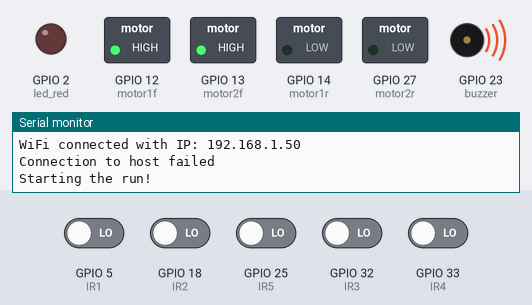
This sketch was run on a simulated ESP32. On the bench: switched loads named in the sketch (green lamp = pin HIGH), output pins drawn as LEDs (lit = HIGH), buzzer (waves = sounding, pin HIGH), the last lines printed to the serial monitor. Inputs (shaded band) come from the test bench; at power-on: GPIO 5 (IR1), GPIO 18 (IR2), GPIO 25 (IR5), GPIO 32 (IR3), GPIO 33 (IR4) LOW. WiFi joins after 1.5 s; servers stay silent unless stated.

Above: at 4.1 s.
4.2 s: GPIO 5 (IR1) driven HIGH
At 5.3 s:
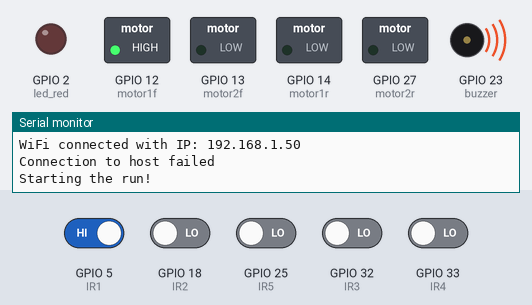
5.7 s: GPIO 18 (IR2) driven HIGH
At 6.4 s:
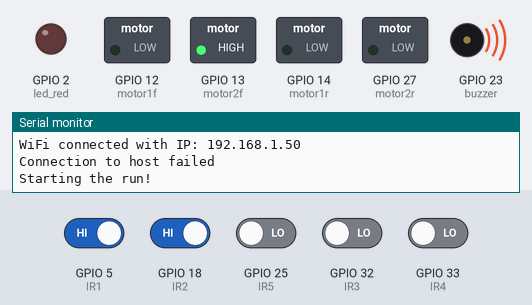
7.2 s: GPIO 18 (IR2) driven LOW
At 7.5 s:
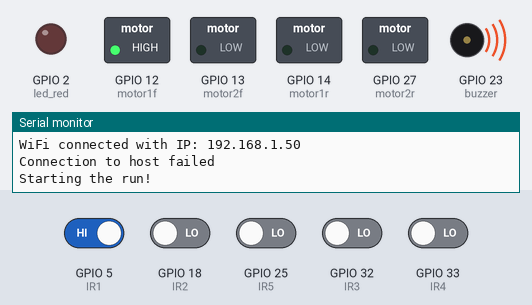
8.7 s: GPIO 5 (IR1) driven LOW
At 9.9 s:
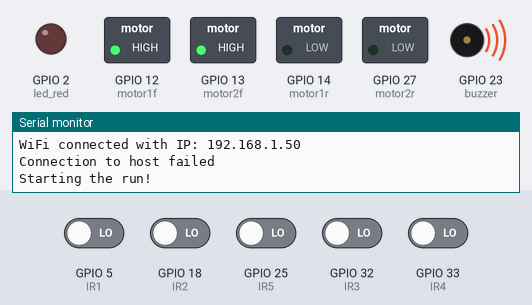
10.2 s: GPIO 5 (IR1) driven HIGH and GPIO 18 (IR2) driven HIGH and GPIO 25 (IR5) driven HIGH and GPIO 32 (IR3) driven HIGH and GPIO 33 (IR4) driven HIGH
At 11.0 s:
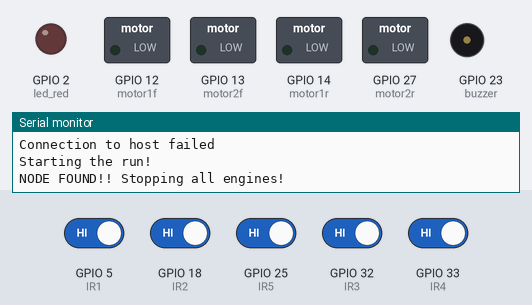
Timing chart, 0 to 13.2 s (numbered marks = the images above; inputs shaded):
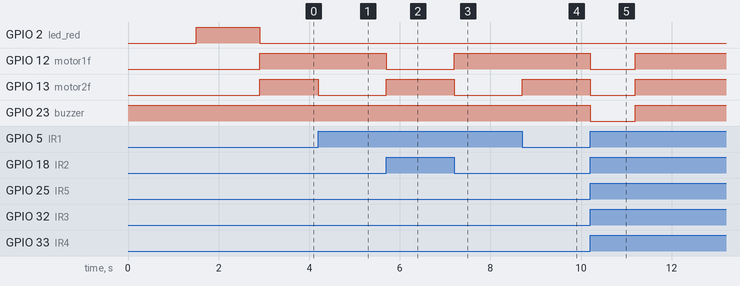

Measured:
- after the input at 4.2 s, GPIO 13 (motor2f): HIGH → LOW at once
- after the input at 5.7 s, GPIO 12 (motor1f): HIGH → LOW at once; GPIO 13 (motor2f): LOW → HIGH at once
- after the input at 7.2 s, GPIO 12 (motor1f): LOW → HIGH at once; GPIO 13 (motor2f): HIGH → LOW at once
- after the input at 8.7 s, GPIO 13 (motor2f): LOW → HIGH at once
- after the input at 10.2 s, GPIO 12 (motor1f), GPIO 13 (motor2f), GPIO 23 (buzzer): HIGH → LOW at once, → HIGH 1.0 s later

The sketch:

test.ino
```cpp
#include <WiFi.h>

const char *ssid = "pjrWifi";          // Enter your wifi hotspot ssid
const char *password = "SimplePass01"; // Enter your wifi hotspot password
const uint16_t port = 8002;
const char *host = "192.168.229.92";

const int IR1 = 5; // IR sensors pins
const int IR2 = 18;
const int IR3 = 32;
const int IR4 = 33;
const int IR5 = 25;

const int motor1f = 12; // motor LEFT
const int motor1r = 14;

const int motor2f = 13; // motor RIGHT
const int motor2r = 27;

const int led_red = 2; // misc
const int led_green = 15;
const int buzzer = 23;

int speed1 = 255; // motor speeds
int speed2 = 255;

int turntime = 1000; // in milliseconds

int input1, input2, input3, input4, input5; // inputs of IR sensors, returns HIGH when black line

bool mode = 0; // 0 is bang bang, 1 is the middle line

// String path = "nnnrlrrnrnln"; // n means do nothing, l = left, r = right
String path = "";

char incomingPacket[80];
WiFiClient client;

String msg = "0";

int i = 0; // flags
int operation = 0;
// 0 for forward, 1 for "on node now check command", 2 for rotating left, 3 for rotating right, 4 for leaving the node, 5 terminating
int rotflag = 0;
void stop()
{
  analogWrite(motor1f, 0);
  analogWrite(motor2f, 0);
  analogWrite(motor1r, 0);
  analogWrite(motor2r, 0);
}

int moveforwardtillreachnode()
{
  if (!(input2 == 1 && input3 == 1 && input4 == 1)) // if not at a node
  {
    if (input2 == 0 && input3 == 0 && input4 == 0) // bang bang controller
    {
      if (input1 == 1 && input5 == 0) // left line detected by left sensor
      {
        analogWrite(motor1f, speed1);
        analogWrite(motor2f, 0);
      }
      else if (input5 == 1 && input1 == 0) // right line detected by  right sensor
      {
        analogWrite(motor1f, 0);
        analogWrite(motor2f, speed2);
      }
      else
      {
        analogWrite(motor1f, speed1);
        analogWrite(motor2f, speed2);
      }
    }
    else if (input3 == 1 && (input2 == 0 && input4 == 0)) // move forward if middle line detected only by middle sensor
    {
      analogWrite(motor1f, speed1);
      analogWrite(motor2f, speed2);
    }
    else if (input2 == 1 && input4 == 0) // middle line detected by middle left sensor
    {
      analogWrite(motor1f, 0);
      analogWrite(motor2f, speed2);
    }
    else if (input4 == 1 && input2 == 0) // middle line detected by middle right sensor
    {
      analogWrite(motor1f, speed1);
      analogWrite(motor2f, 0);
    }
    return 0;
  }
  else
  { // reached a node for sure
    stop();
    return 1;
  }
}

int turn(int mode)
{
  if (input2 == 1 && input3 == 1 && input4 == 1)
  { // at a node
    analogWrite(motor1f, speed1);
    analogWrite(motor2f, speed2);
  }
  else
  {
    client.print("rotate");
    msg = client.readStringUntil('\n');
    if (msg != "STOP") // rotate a little bit to leave the middle black line
    {
      if (mode == 1) // rotate left
      {
        analogWrite(motor1r, speed1);
        analogWrite(motor2f, speed2);
        analogWrite(motor2r, 0);
        analogWrite(motor1f, 0);
      }
      else // rotate right
      {
        analogWrite(motor1r, 0);
        analogWrite(motor2f, 0);
        analogWrite(motor1f, speed1);
        analogWrite(motor2r, speed2);
      }
    }
    else
    {
      Serial.println("Rotation Completed");
      stop();
      msg = "";
      return 1;
    }
  }
  return 0;
}
void setup()
{
  // set  modes
  pinMode(IR1, INPUT);
  pinMode(IR2, INPUT);
  pinMode(IR3, INPUT);
  pinMode(IR4, INPUT);
  pinMode(IR5, INPUT);

  pinMode(motor1f, OUTPUT);
  pinMode(motor1r, OUTPUT);
  pinMode(motor2f, OUTPUT);
  pinMode(motor2r, OUTPUT);

  pinMode(led_red, OUTPUT);
  pinMode(buzzer, OUTPUT);

  digitalWrite(buzzer, HIGH);

  Serial.begin(115200);

  // setting up wifi
  WiFi.begin(ssid, password);
  while (WiFi.status() != WL_CONNECTED)
  {
    delay(500);
    Serial.println("...");
  }

  Serial.print("WiFi connected with IP: ");
  Serial.println(WiFi.localIP());

  digitalWrite(led_red, HIGH); // rest condition
  digitalWrite(led_green, LOW);

  do
  {
    Serial.println("Connection to host failed");
    // digitalWrite(buzzer, LOW);
    digitalWrite(led_red, HIGH);
    delay(200);
    // digitalWrite(buzzer, HIGH);
  } while (!client.connect(host, port));

  client.print("Obese American ate 69 giant ramen bowl but still is lighter than your mom"); // Send an acknowledgement to host(laptop)
  msg = client.readStringUntil('\n');                                                        // Read the message through the socket until new line char(\n)
  path = msg;
  // move = true;
  Serial.println(path);
  Serial.println("Starting the run!");
  digitalWrite(led_red, LOW);
  digitalWrite(led_green, HIGH);
}

void loop()
{
  input1 = digitalRead(IR1); // read IR sensors
  input2 = digitalRead(IR2);
  input3 = digitalRead(IR3);
  input4 = digitalRead(IR4);
  input5 = digitalRead(IR5);
  if (operation == 0) // move forward
  {
    if (moveforwardtillreachnode())
    {
      operation = 6;
    }
  }
  else if (operation == 1) // Next Command
  {
    char command = path[i++];
    if (command == 'l')
    {
      Serial.println("Command to rotate left");
      operation = 2;
    }
    else if (command == 'r')
    {
      Serial.println("Command to rotate right");
      operation = 3;
    }
    else
    {
      Serial.println("Command to move normally");
      operation = 4;
    }
  }
  else if (operation == 2) // rotate left
  {
    if (turn(0))
    {
      operation = 1;
    }
  }
  else if (operation == 3) // rotate right
  {
    if (turn(1))
    {
      operation = 1;
    }
  }
  else if (operation == 4) // leave the current node
  {
    if (input2 == 1 && input3 == 1 && input4 == 1)
    { // at a node
      analogWrite(motor1f, speed1);
      analogWrite(motor2f, speed2);
    }
    else if (i == path.length())
    {
      stop();
      Serial.println("path complete, starting the terminating sequence ");
      operation = 5;
    }
    else
    {
      stop();
      operation = 0;
    }
  }
  else if (operation == 5) // terminate
  {
    Serial.println("Going to the ending node!");
    if (input3 == 1 && (input2 == 0 && input4 == 0)) // move forward if middle line detected only by middle sensor
    {
      analogWrite(motor1f, speed1);
      analogWrite(motor2f, speed2);
    }
    else if (input2 == 1 && input4 == 0) // middle line detected by middle left sensor
    {
      analogWrite(motor1f, 0);
      analogWrite(motor2f, speed2);
    }
    else if (input4 == 1 && input2 == 0) // middle line detected by middle right sensor
    {
      analogWrite(motor1f, speed1);
      analogWrite(motor2f, 0);
    }
    else if (input3 == 0 && input2 == 0 && input4 == 0) // stop sign reached
    {
      // starting victory sequence
      Serial.println("Reached the ending node!");
      stop();
      digitalWrite(led_green, LOW);
      digitalWrite(led_red, HIGH);
      digitalWrite(buzzer, LOW);
      delay(5000);
      digitalWrite(led_red, LOW);
      digitalWrite(buzzer, HIGH);
      operation = 7;
    }
  }
  else if (operation == 6) // Node Found now what to do
  {
    Serial.println("NODE FOUND!! Stopping all engines!"); // starting the node reaching ritual
    stop();
    digitalWrite(buzzer, LOW);
    delay(1000);
    digitalWrite(buzzer, HIGH);
    operation = 1;
  }
  else
  {
    Serial.println("WE HAVE DONE IT!");
  }
}
```
